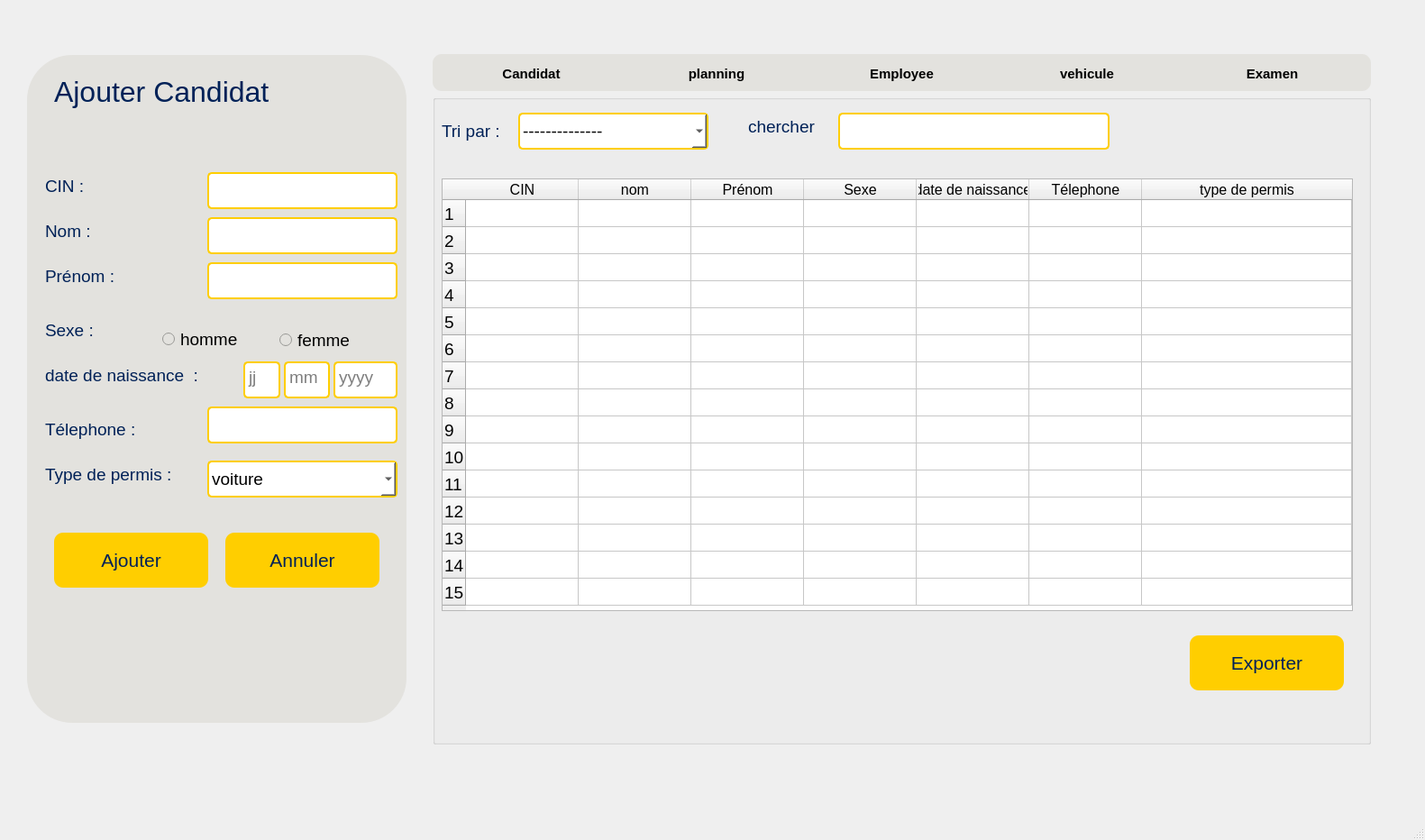
<?xml version="1.0" encoding="UTF-8"?>
<ui version="4.0">
 <class>vehicule</class>
 <widget class="QMainWindow" name="vehicule">
  <property name="geometry">
   <rect>
    <x>0</x>
    <y>0</y>
    <width>1581</width>
    <height>932</height>
   </rect>
  </property>
  <property name="windowTitle">
   <string>vehicule</string>
  </property>
  <widget class="QWidget" name="centralwidget">
   <widget class="QGroupBox" name="groupBox">
    <property name="geometry">
     <rect>
      <x>30</x>
      <y>61</y>
      <width>421</width>
      <height>741</height>
     </rect>
    </property>
    <property name="styleSheet">
     <string notr="true">border-radius:50px;
background-color:#e3e2de;</string>
    </property>
    <property name="title">
     <string/>
    </property>
    <widget class="QLabel" name="label_21">
     <property name="geometry">
      <rect>
       <x>30</x>
       <y>10</y>
       <width>331</width>
       <height>61</height>
      </rect>
     </property>
     <property name="font">
      <font>
       <pointsize>24</pointsize>
      </font>
     </property>
     <property name="styleSheet">
      <string notr="true">color:#002157
</string>
     </property>
     <property name="text">
      <string>Ajouter Candidat</string>
     </property>
    </widget>
    <widget class="QLabel" name="label_22">
     <property name="geometry">
      <rect>
       <x>20</x>
       <y>130</y>
       <width>121</width>
       <height>31</height>
      </rect>
     </property>
     <property name="font">
      <font>
       <pointsize>14</pointsize>
      </font>
     </property>
     <property name="styleSheet">
      <string notr="true">color:#002157</string>
     </property>
     <property name="text">
      <string>CIN :</string>
     </property>
    </widget>
    <widget class="QLabel" name="label_23">
     <property name="geometry">
      <rect>
       <x>20</x>
       <y>180</y>
       <width>121</width>
       <height>31</height>
      </rect>
     </property>
     <property name="font">
      <font>
       <pointsize>14</pointsize>
      </font>
     </property>
     <property name="styleSheet">
      <string notr="true">color:#002157</string>
     </property>
     <property name="text">
      <string>Nom :</string>
     </property>
    </widget>
    <widget class="QLabel" name="label_24">
     <property name="geometry">
      <rect>
       <x>20</x>
       <y>230</y>
       <width>121</width>
       <height>31</height>
      </rect>
     </property>
     <property name="font">
      <font>
       <pointsize>14</pointsize>
      </font>
     </property>
     <property name="styleSheet">
      <string notr="true">color:#002157</string>
     </property>
     <property name="text">
      <string>Prénom :</string>
     </property>
    </widget>
    <widget class="QTextEdit" name="cin_3">
     <property name="geometry">
      <rect>
       <x>200</x>
       <y>130</y>
       <width>211</width>
       <height>41</height>
      </rect>
     </property>
     <property name="font">
      <font>
       <pointsize>14</pointsize>
      </font>
     </property>
     <property name="styleSheet">
      <string notr="true">background-color:white;
border-radius:5px;
border:2px solid #ffce00;


</string>
     </property>
     <property name="verticalScrollBarPolicy">
      <enum>Qt::ScrollBarPolicy::ScrollBarAlwaysOff</enum>
     </property>
     <property name="horizontalScrollBarPolicy">
      <enum>Qt::ScrollBarPolicy::ScrollBarAlwaysOff</enum>
     </property>
     <property name="sizeAdjustPolicy">
      <enum>QAbstractScrollArea::SizeAdjustPolicy::AdjustIgnored</enum>
     </property>
    </widget>
    <widget class="QTextEdit" name="prenom_3">
     <property name="geometry">
      <rect>
       <x>200</x>
       <y>230</y>
       <width>211</width>
       <height>41</height>
      </rect>
     </property>
     <property name="font">
      <font>
       <pointsize>14</pointsize>
      </font>
     </property>
     <property name="styleSheet">
      <string notr="true">background-color:white;
border-radius:5px;
border:2px solid #ffce00;</string>
     </property>
    </widget>
    <widget class="QTextEdit" name="nom_3">
     <property name="geometry">
      <rect>
       <x>200</x>
       <y>180</y>
       <width>211</width>
       <height>41</height>
      </rect>
     </property>
     <property name="font">
      <font>
       <pointsize>14</pointsize>
      </font>
     </property>
     <property name="styleSheet">
      <string notr="true">background-color:white;
border-radius:5px;
border:2px solid #ffce00;</string>
     </property>
    </widget>
    <widget class="QRadioButton" name="homme_3">
     <property name="geometry">
      <rect>
       <x>150</x>
       <y>300</y>
       <width>121</width>
       <height>31</height>
      </rect>
     </property>
     <property name="font">
      <font>
       <pointsize>14</pointsize>
      </font>
     </property>
     <property name="text">
      <string>homme</string>
     </property>
    </widget>
    <widget class="QRadioButton" name="femme_3">
     <property name="geometry">
      <rect>
       <x>280</x>
       <y>296</y>
       <width>121</width>
       <height>40</height>
      </rect>
     </property>
     <property name="font">
      <font>
       <pointsize>14</pointsize>
      </font>
     </property>
     <property name="text">
      <string>femme</string>
     </property>
    </widget>
    <widget class="QLabel" name="label_25">
     <property name="geometry">
      <rect>
       <x>20</x>
       <y>290</y>
       <width>121</width>
       <height>31</height>
      </rect>
     </property>
     <property name="font">
      <font>
       <pointsize>14</pointsize>
      </font>
     </property>
     <property name="styleSheet">
      <string notr="true">color:#002157</string>
     </property>
     <property name="text">
      <string>Sexe :</string>
     </property>
    </widget>
    <widget class="QLabel" name="label_26">
     <property name="geometry">
      <rect>
       <x>20</x>
       <y>340</y>
       <width>211</width>
       <height>31</height>
      </rect>
     </property>
     <property name="font">
      <font>
       <pointsize>14</pointsize>
      </font>
     </property>
     <property name="styleSheet">
      <string notr="true">color:#002157</string>
     </property>
     <property name="text">
      <string>date de naissance  :</string>
     </property>
    </widget>
    <widget class="QLabel" name="label_27">
     <property name="geometry">
      <rect>
       <x>20</x>
       <y>400</y>
       <width>141</width>
       <height>31</height>
      </rect>
     </property>
     <property name="font">
      <font>
       <pointsize>14</pointsize>
      </font>
     </property>
     <property name="styleSheet">
      <string notr="true">color:#002157</string>
     </property>
     <property name="text">
      <string>Télephone :</string>
     </property>
    </widget>
    <widget class="QTextEdit" name="tel_3">
     <property name="geometry">
      <rect>
       <x>200</x>
       <y>390</y>
       <width>211</width>
       <height>41</height>
      </rect>
     </property>
     <property name="font">
      <font>
       <pointsize>14</pointsize>
      </font>
     </property>
     <property name="styleSheet">
      <string notr="true">background-color:white;
border-radius:5px;
border:2px solid #ffce00;</string>
     </property>
    </widget>
    <widget class="QLabel" name="label_28">
     <property name="geometry">
      <rect>
       <x>20</x>
       <y>450</y>
       <width>181</width>
       <height>31</height>
      </rect>
     </property>
     <property name="font">
      <font>
       <pointsize>14</pointsize>
      </font>
     </property>
     <property name="styleSheet">
      <string notr="true">color:#002157</string>
     </property>
     <property name="text">
      <string>Type de permis :</string>
     </property>
    </widget>
    <widget class="QComboBox" name="type_3">
     <property name="geometry">
      <rect>
       <x>200</x>
       <y>450</y>
       <width>211</width>
       <height>41</height>
      </rect>
     </property>
     <property name="font">
      <font>
       <pointsize>14</pointsize>
      </font>
     </property>
     <property name="styleSheet">
      <string notr="true">background-color:white;
border-radius:5px;
border:2px solid #ffce00;
</string>
     </property>
     <item>
      <property name="text">
       <string>voiture</string>
      </property>
     </item>
     <item>
      <property name="text">
       <string>moto</string>
      </property>
     </item>
     <item>
      <property name="text">
       <string>poids lourd</string>
      </property>
     </item>
    </widget>
    <widget class="QPushButton" name="btn_ajout_3">
     <property name="geometry">
      <rect>
       <x>30</x>
       <y>530</y>
       <width>171</width>
       <height>61</height>
      </rect>
     </property>
     <property name="font">
      <font>
       <pointsize>16</pointsize>
      </font>
     </property>
     <property name="styleSheet">
      <string notr="true">background-color:#ffce00;
color:#002157;
border-radius:10px;</string>
     </property>
     <property name="text">
      <string>Ajouter</string>
     </property>
    </widget>
    <widget class="QPushButton" name="btn_reset_3">
     <property name="geometry">
      <rect>
       <x>220</x>
       <y>530</y>
       <width>171</width>
       <height>61</height>
      </rect>
     </property>
     <property name="font">
      <font>
       <pointsize>16</pointsize>
      </font>
     </property>
     <property name="styleSheet">
      <string notr="true">background-color:#ffce00;
color:#002157;
border-radius:10px;</string>
     </property>
     <property name="text">
      <string>Annuler</string>
     </property>
    </widget>
    <widget class="QTextEdit" name="jj_3">
     <property name="geometry">
      <rect>
       <x>240</x>
       <y>340</y>
       <width>41</width>
       <height>41</height>
      </rect>
     </property>
     <property name="font">
      <font>
       <pointsize>14</pointsize>
      </font>
     </property>
     <property name="styleSheet">
      <string notr="true">background-color:white;
border-radius:5px;
border:2px solid #ffce00;


</string>
     </property>
     <property name="verticalScrollBarPolicy">
      <enum>Qt::ScrollBarPolicy::ScrollBarAlwaysOff</enum>
     </property>
     <property name="horizontalScrollBarPolicy">
      <enum>Qt::ScrollBarPolicy::ScrollBarAlwaysOff</enum>
     </property>
     <property name="sizeAdjustPolicy">
      <enum>QAbstractScrollArea::SizeAdjustPolicy::AdjustIgnored</enum>
     </property>
     <property name="documentTitle">
      <string/>
     </property>
     <property name="placeholderText">
      <string>jj</string>
     </property>
    </widget>
    <widget class="QTextEdit" name="mm_3">
     <property name="geometry">
      <rect>
       <x>285</x>
       <y>340</y>
       <width>51</width>
       <height>41</height>
      </rect>
     </property>
     <property name="font">
      <font>
       <pointsize>14</pointsize>
      </font>
     </property>
     <property name="styleSheet">
      <string notr="true">background-color:white;
border-radius:5px;
border:2px solid #ffce00;


</string>
     </property>
     <property name="verticalScrollBarPolicy">
      <enum>Qt::ScrollBarPolicy::ScrollBarAlwaysOff</enum>
     </property>
     <property name="horizontalScrollBarPolicy">
      <enum>Qt::ScrollBarPolicy::ScrollBarAlwaysOff</enum>
     </property>
     <property name="sizeAdjustPolicy">
      <enum>QAbstractScrollArea::SizeAdjustPolicy::AdjustIgnored</enum>
     </property>
     <property name="placeholderText">
      <string>mm</string>
     </property>
    </widget>
    <widget class="QTextEdit" name="yy_3">
     <property name="geometry">
      <rect>
       <x>340</x>
       <y>340</y>
       <width>71</width>
       <height>41</height>
      </rect>
     </property>
     <property name="font">
      <font>
       <pointsize>14</pointsize>
      </font>
     </property>
     <property name="styleSheet">
      <string notr="true">background-color:white;
border-radius:5px;
border:2px solid #ffce00;


</string>
     </property>
     <property name="verticalScrollBarPolicy">
      <enum>Qt::ScrollBarPolicy::ScrollBarAlwaysOff</enum>
     </property>
     <property name="horizontalScrollBarPolicy">
      <enum>Qt::ScrollBarPolicy::ScrollBarAlwaysOff</enum>
     </property>
     <property name="sizeAdjustPolicy">
      <enum>QAbstractScrollArea::SizeAdjustPolicy::AdjustIgnored</enum>
     </property>
     <property name="placeholderText">
      <string>yyyy</string>
     </property>
    </widget>
   </widget>
   <widget class="QGroupBox" name="groupBox_2">
    <property name="geometry">
     <rect>
      <x>480</x>
      <y>105</y>
      <width>1041</width>
      <height>721</height>
     </rect>
    </property>
    <property name="title">
     <string/>
    </property>
    <widget class="QTableWidget" name="tab_3">
     <property name="geometry">
      <rect>
       <x>10</x>
       <y>93</y>
       <width>1011</width>
       <height>480</height>
      </rect>
     </property>
     <property name="font">
      <font>
       <pointsize>14</pointsize>
      </font>
     </property>
     <property name="showGrid">
      <bool>true</bool>
     </property>
     <property name="wordWrap">
      <bool>true</bool>
     </property>
     <property name="rowCount">
      <number>15</number>
     </property>
     <attribute name="horizontalHeaderVisible">
      <bool>true</bool>
     </attribute>
     <attribute name="horizontalHeaderCascadingSectionResizes">
      <bool>false</bool>
     </attribute>
     <attribute name="horizontalHeaderMinimumSectionSize">
      <number>40</number>
     </attribute>
     <attribute name="horizontalHeaderDefaultSectionSize">
      <number>125</number>
     </attribute>
     <attribute name="horizontalHeaderHighlightSections">
      <bool>true</bool>
     </attribute>
     <attribute name="horizontalHeaderShowSortIndicator" stdset="0">
      <bool>false</bool>
     </attribute>
     <attribute name="horizontalHeaderStretchLastSection">
      <bool>true</bool>
     </attribute>
     <row/>
     <row/>
     <row/>
     <row/>
     <row/>
     <row/>
     <row/>
     <row/>
     <row/>
     <row/>
     <row/>
     <row/>
     <row/>
     <row/>
     <row/>
     <column>
      <property name="text">
       <string>CIN</string>
      </property>
      <property name="font">
       <font>
        <pointsize>12</pointsize>
       </font>
      </property>
     </column>
     <column>
      <property name="text">
       <string>nom</string>
      </property>
      <property name="font">
       <font>
        <pointsize>12</pointsize>
       </font>
      </property>
     </column>
     <column>
      <property name="text">
       <string>Prénom</string>
      </property>
      <property name="font">
       <font>
        <pointsize>12</pointsize>
       </font>
      </property>
     </column>
     <column>
      <property name="text">
       <string>Sexe</string>
      </property>
      <property name="font">
       <font>
        <pointsize>12</pointsize>
       </font>
      </property>
     </column>
     <column>
      <property name="text">
       <string>date de naissance</string>
      </property>
      <property name="font">
       <font>
        <pointsize>12</pointsize>
       </font>
      </property>
     </column>
     <column>
      <property name="text">
       <string>Télephone</string>
      </property>
      <property name="font">
       <font>
        <pointsize>12</pointsize>
       </font>
      </property>
     </column>
     <column>
      <property name="text">
       <string>type de permis</string>
      </property>
      <property name="font">
       <font>
        <pointsize>12</pointsize>
       </font>
      </property>
     </column>
    </widget>
    <widget class="QLabel" name="label_29">
     <property name="geometry">
      <rect>
       <x>10</x>
       <y>25</y>
       <width>91</width>
       <height>31</height>
      </rect>
     </property>
     <property name="font">
      <font>
       <pointsize>14</pointsize>
      </font>
     </property>
     <property name="styleSheet">
      <string notr="true">color:#002157</string>
     </property>
     <property name="text">
      <string>Tri par : </string>
     </property>
    </widget>
    <widget class="QComboBox" name="tri_3">
     <property name="geometry">
      <rect>
       <x>95</x>
       <y>20</y>
       <width>211</width>
       <height>41</height>
      </rect>
     </property>
     <property name="font">
      <font>
       <pointsize>14</pointsize>
      </font>
     </property>
     <property name="styleSheet">
      <string notr="true">background-color:white;
border-radius:5px;
border:2px solid #ffce00;
</string>
     </property>
     <item>
      <property name="text">
       <string>--------------</string>
      </property>
     </item>
     <item>
      <property name="text">
       <string>nom A à Z </string>
      </property>
     </item>
     <item>
      <property name="text">
       <string>nom Z à A</string>
      </property>
     </item>
     <item>
      <property name="text">
       <string>age croissant</string>
      </property>
     </item>
     <item>
      <property name="text">
       <string>age  décroissant</string>
      </property>
     </item>
    </widget>
    <widget class="QPushButton" name="pushButton_5">
     <property name="geometry">
      <rect>
       <x>840</x>
       <y>600</y>
       <width>171</width>
       <height>61</height>
      </rect>
     </property>
     <property name="font">
      <font>
       <pointsize>16</pointsize>
      </font>
     </property>
     <property name="styleSheet">
      <string notr="true">background-color:#ffce00;
color:#002157;
border-radius:10px;</string>
     </property>
     <property name="text">
      <string>Exporter</string>
     </property>
    </widget>
    <widget class="QTextEdit" name="recherche_3">
     <property name="geometry">
      <rect>
       <x>450</x>
       <y>20</y>
       <width>301</width>
       <height>41</height>
      </rect>
     </property>
     <property name="font">
      <font>
       <pointsize>14</pointsize>
      </font>
     </property>
     <property name="styleSheet">
      <string notr="true">background-color:white;
border-radius:5px;
border:2px solid #ffce00;


</string>
     </property>
     <property name="verticalScrollBarPolicy">
      <enum>Qt::ScrollBarPolicy::ScrollBarAlwaysOff</enum>
     </property>
     <property name="horizontalScrollBarPolicy">
      <enum>Qt::ScrollBarPolicy::ScrollBarAlwaysOff</enum>
     </property>
     <property name="sizeAdjustPolicy">
      <enum>QAbstractScrollArea::SizeAdjustPolicy::AdjustIgnored</enum>
     </property>
    </widget>
    <widget class="QLabel" name="label_30">
     <property name="geometry">
      <rect>
       <x>350</x>
       <y>20</y>
       <width>101</width>
       <height>31</height>
      </rect>
     </property>
     <property name="font">
      <font>
       <pointsize>14</pointsize>
      </font>
     </property>
     <property name="styleSheet">
      <string notr="true">color:#002157</string>
     </property>
     <property name="text">
      <string>chercher</string>
     </property>
    </widget>
   </widget>
   <widget class="QGroupBox" name="groupBox_3">
    <property name="geometry">
     <rect>
      <x>480</x>
      <y>60</y>
      <width>1041</width>
      <height>41</height>
     </rect>
    </property>
    <property name="styleSheet">
     <string notr="true">background-color:#e3e2de;
border-radius:10px;</string>
    </property>
    <property name="title">
     <string/>
    </property>
    <widget class="QWidget" name="horizontalLayoutWidget_3">
     <property name="geometry">
      <rect>
       <x>10</x>
       <y>3</y>
       <width>1021</width>
       <height>38</height>
      </rect>
     </property>
     <layout class="QHBoxLayout" name="horizontalLayout_3">
      <item>
       <widget class="QPushButton" name="btncandidat">
        <property name="font">
         <font>
          <pointsize>11</pointsize>
          <bold>true</bold>
         </font>
        </property>
        <property name="styleSheet">
         <string notr="true">background-color:#e3e2de;</string>
        </property>
        <property name="text">
         <string>Candidat</string>
        </property>
       </widget>
      </item>
      <item>
       <widget class="QPushButton" name="btnplanification">
        <property name="font">
         <font>
          <pointsize>11</pointsize>
          <bold>true</bold>
         </font>
        </property>
        <property name="styleSheet">
         <string notr="true">background-color:#e3e2de;</string>
        </property>
        <property name="text">
         <string>planning</string>
        </property>
       </widget>
      </item>
      <item>
       <widget class="QPushButton" name="btnemploye">
        <property name="font">
         <font>
          <pointsize>11</pointsize>
          <bold>true</bold>
         </font>
        </property>
        <property name="styleSheet">
         <string notr="true">background-color:#e3e2de;</string>
        </property>
        <property name="text">
         <string>Employee</string>
        </property>
       </widget>
      </item>
      <item>
       <widget class="QPushButton" name="btnvehicule">
        <property name="font">
         <font>
          <pointsize>11</pointsize>
          <bold>true</bold>
         </font>
        </property>
        <property name="styleSheet">
         <string notr="true">background-color:#e3e2de;</string>
        </property>
        <property name="text">
         <string>vehicule</string>
        </property>
       </widget>
      </item>
      <item>
       <widget class="QPushButton" name="btnexamen">
        <property name="font">
         <font>
          <pointsize>11</pointsize>
          <bold>true</bold>
         </font>
        </property>
        <property name="styleSheet">
         <string notr="true">background-color:#e3e2de;</string>
        </property>
        <property name="text">
         <string>Examen</string>
        </property>
       </widget>
      </item>
     </layout>
    </widget>
   </widget>
  </widget>
  <widget class="QMenuBar" name="menubar">
   <property name="geometry">
    <rect>
     <x>0</x>
     <y>0</y>
     <width>1581</width>
     <height>26</height>
    </rect>
   </property>
  </widget>
  <widget class="QStatusBar" name="statusbar"/>
 </widget>
 <resources/>
 <connections/>
</ui>
